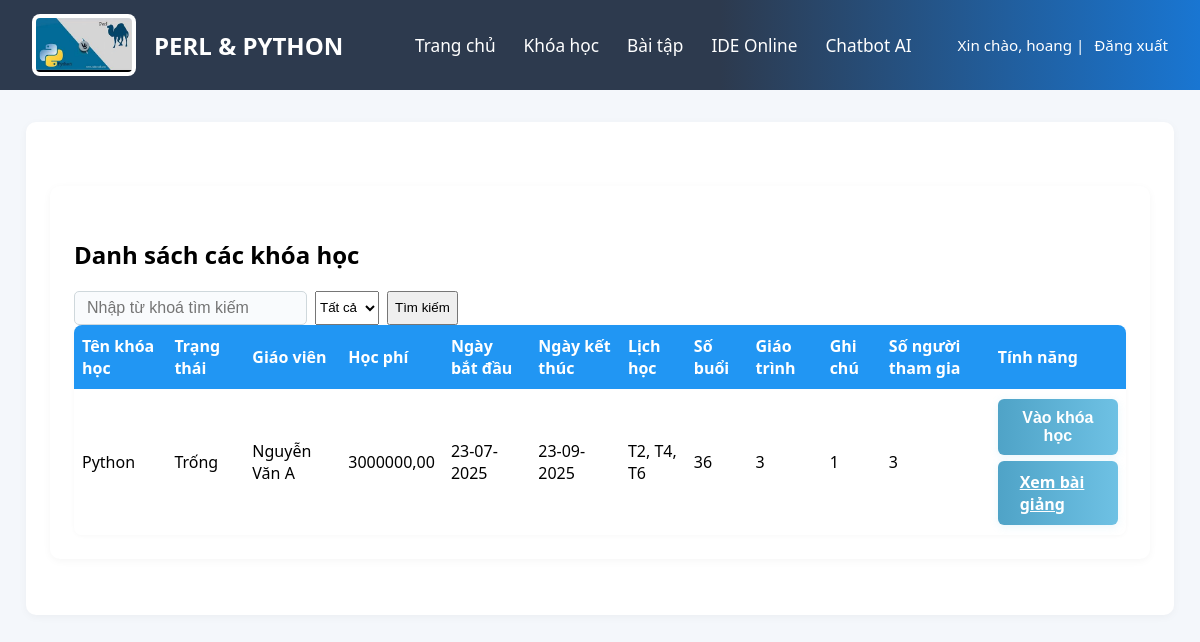
The app's page /student/course/ (signed in) with its own data.
### teacherapp/models.py (models this page shows, shortened)
class Course(models.Model):
    name = models.CharField(max_length=200)
    status = models.CharField(max_length=50)
    teacher = models.CharField(max_length=100)
    fee = models.DecimalField(max_digits=10, decimal_places=2, null=True, blank=True)
    start_date = models.DateField()
    end_date = models.DateField()
    schedule = models.CharField(max_length=200)
    sessions = models.IntegerField(default=0)  # Tổng số buổi
    curriculum = models.TextField(blank=True)
    note = models.TextField(blank=True)
    participants = models.IntegerField(default=0)
    created_by = models.ForeignKey(User, on_delete=models.CASCADE, null=True, blank=True)

### studentapp/views.py (the view)
# urls.py: path('course/', views.course, name='course'),
def course(request):
    query = request.GET.get('q', '').strip()
    lang = request.GET.get('lang', '').strip()
    courses = Course.objects.all()
    if lang in ['Python', 'Perl']:
        courses = courses.filter(name__icontains=lang)
    if query:
        courses = courses.filter(name__icontains=query)
    context = {
        'courses': courses,
        'query': query,
        'filter_lang': lang,
    }
    return render(request, "student_page/course.html", context)

### templates/student_page/course.html (shortened to what this page needs)
{% extends 'student_page/student_base.html' %}
{% load static %}
{% block extra_css %}
    <link rel="stylesheet" href="{% static 'css/course_management.css' %}">
{% endblock %}
{% block content %}
<div class="main-content">
    <div class="page-header">
        <h2>Danh sách các khóa học</h2>
        <div class="header-actions">
         <form method="get" style="display: flex; gap: 8px;">
                <input type="text" name="q" placeholder="Nhập từ khoá tìm kiếm" value="{{ query|default:'' }}">
                <select name="lang">
                    <option value="">Tất cả</option>
                </select>
                <button type="submit">Tìm kiếm</button>
        </form>
        </div>
    </div>
    <table class="class-table">
        <thead>
            <tr>
                <th>Tên khóa học</th>
                <th>Trạng thái</th>
                <th>Giáo viên</th>
                <th>Học phí</th>
                <th>Ngày bắt đầu</th>
                <th>Ngày kết thúc</th>
                <th>Lịch học</th>
                <th>Số buổi</th>
                <th>Giáo trình</th>
                <th>Ghi chú</th>
                <th>Số người tham gia</th>
                <th>Tính năng</th>
            </tr>
        </thead>
        <tbody>
            {% for course in courses %}
            <tr>
                <td>{{ course.name }}</td>
                <td>{{ course.status }}</td>
                <td>{{ course.teacher }}</td>
                <td>{{ course.fee }}</td>
                <td>{{ course.start_date|date:"d-m-Y" }}</td>
                <td>{{ course.end_date|date:"d-m-Y" }}</td>
                <td>{{ course.schedule }}</td>
                <td>{{ course.sessions }}</td>
                <td>{{ course.curriculum }}</td>
                <td>{{ course.note }}</td>
                <td>{{ course.participants }}</td>
                <td>
                    <button class="enter-course-btn custom-btn" onclick="checkCheckbox(this, {{ course.id }})">Vào khóa học</button>
                    <a href="{% url 'studentapp:lecture_list' course.id %}" class="custom-btn" style="margin-top:6px;display:inline-block;">Xem bài giảng</a>
                </td>
            </tr>
            {% endfor %}
        </tbody>
    </table>
</div>
{% endblock %}

### templates/student_page/student_base.html (shortened to what this page needs)
{% load static %}
<!DOCTYPE html>
<html lang="vi">
<head>
  <link rel="stylesheet" href="{% static 'css/assignment_list.css' %}">
  {% block extra_css %}{% endblock %}
</head>
<body>
  <div class="header">
    <div class="logo">
      <img src="{% static 'image/headerIcon.jpg' %}" alt="Perl/Python Logo">
      <span class="title">PERL & PYTHON</span>
    </div>
    <div class="nav">
      <a href="{% url 'student_home' %}">Trang chủ</a>
      <a href="{% url 'studentapp:course' %}">Khóa học</a>
      <a href="{% url 'studentapp:assignment_list' %}">Bài tập</a>
      <a href="{% url 'studentapp:ide_online' %}">IDE Online</a>
      <a href="{% url 'AIapp:ai_page' %}">Chatbot AI</a>
      <span class="lang">Xin chào, {{ user.first_name }} | <a href="{% url 'signout' %}">Đăng xuất</a></span>
    </div>
  </div>
  <div class="main-content">
    {% block content %}{% endblock %}
  </div>
</body>
</html>

### static/css/assignment_list.css (style rules this page uses)
body { background: linear-gradient(120deg, #e3f0ff 0%, #f8fbff 100%); font-family: 'Segoe UI', Arial, sans-serif; margin: 0; padding: 0; min-height: 100vh; }
.header { background: linear-gradient(90deg, #2d3a4e 60%, #1976d2 100%); color: #fff; min-height: 90px; display: flex; align-items: center; justify-content: space-between; padding: 0 32px; }
.logo { display: flex; align-items: center; gap: 18px; }
.logo img { height: 54px; background: #fff; border-radius: 8px; padding: 4px; }
.title { font-size: 1.5rem; font-weight: bold; }
.nav { display: flex; gap: 28px; align-items: center; font-size: 1.08rem; }
.nav a { color: #fff; text-decoration: none; font-weight: 500; transition: color 0.2s; }
.lang { margin-left: 18px; font-size: 0.95rem; }
.lang a { color: #fff; margin-left: 6px; text-decoration: none; }

### static/css/course_management.css (style rules this page uses)
body { background: #f4f7fb; font-family: 'Segoe UI', Arial, sans-serif; }
.main-content { background: #fff; border-radius: 10px; box-shadow: 0 2px 8px rgba(0,0,0,0.04); padding: 32px 24px 24px 24px; margin: 32px auto; max-width: 1100px; }
.header { display: flex; justify-content: space-between; align-items: center; margin-bottom: 18px; }
.header-actions { display: flex; gap: 10px; }
.header-actions input[type="text"] { padding: 7px 12px; border: 1px solid #cfd8dc; border-radius: 5px; font-size: 1em; background: #f9fbfd; outline: none; transition: border 0.2s; }
.enter-course-btn { background-color: #4CAF50; color: white; padding: 6px 12px; border: none; border-radius: 4px; cursor: pointer; }
.class-table { width: 100%; border-collapse: collapse; background: #fff; border-radius: 8px; overflow: hidden; box-shadow: 0 1px 4px rgba(0,0,0,0.03); }
.class-table th { background: #2196f3; color: #fff; font-weight: 600; padding: 10px 8px; text-align: left; font-size: 1em; }
.class-table td { padding: 10px 8px; border-bottom: 1px solid #e3e8ee; font-size: 1em; background: #fff; }
.class-table tr:last-child td { border-bottom: none; }

### templates/student_page/course.html (style rules this page uses)
.custom-btn { background: linear-gradient(90deg, #4fa3c7 0%, #6ec1e4 100%); color: #fff; border: none; border-radius: 6px; padding: 10px 22px; font-size: 1em; font-weight: 600; box-shadow: 0 2px 8px rgba(110,193,228,0.15); transition: background 0.3s, transform 0.2s; cursor: pointer; margin: 0 auto; display: block; }

### records on screen
Course: name "Python", status "Trống", teacher "Nguyễn Văn A", fee "3000000,00", start_date "23-07-2025", end_date "23-09-2025", schedule "T2, T4, T6", sessions "36", curriculum "3", note "1", participants "3"

### other values on screen
{{ user.first_name }} "hoang"
